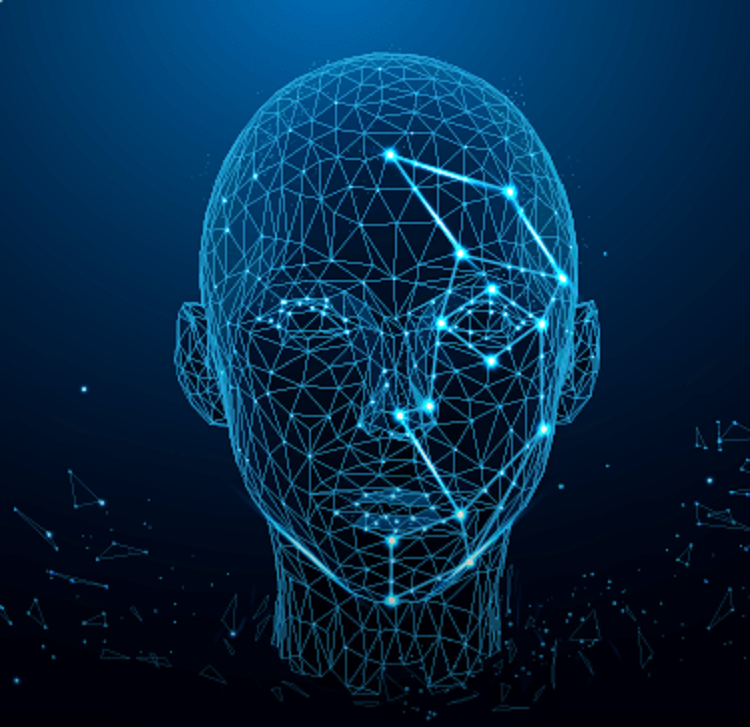
#> input picture image/nhan-dien-khuon-mat-khong.jpg, 750 x 727 px, found by its file name
$ python face_recognition.py   (older library calls are emulated)
#> lines starting #> are read from the running program, lines starting #| are printed output that depends on the picture
from tkinter import *
from tkinter import ttk
from PIL import  Image,ImageTk
from tkinter import messagebox
import mysql.connector
from time import strftime
from datetime import datetime
import cv2
import os
import numpy as np

class Face_Recognition:
    def __init__(self,root):
        self.root = root
        self.root.geometry("1530x790+0+0")
        self.root.title("face Recognition System")


        title_lbl=Label(self.root, text = "NHẬN DẠNG KHUÔN MẶT", font=("time new roman", 35,"bold"),bg="white")
        title_lbl.place(x=0, y=0, width=1530, height=45)

        # hinh 1
        img_top = Image.open(r"image\nhan-dien-khuon-mat-khong.jpg")
#> img_top is the input picture: PIL image 750x727 RGB; mean R, G, B 4.3, 41.6, 71.6
        img_top = img_top.resize((650,700), Image.ANTIALIAS)
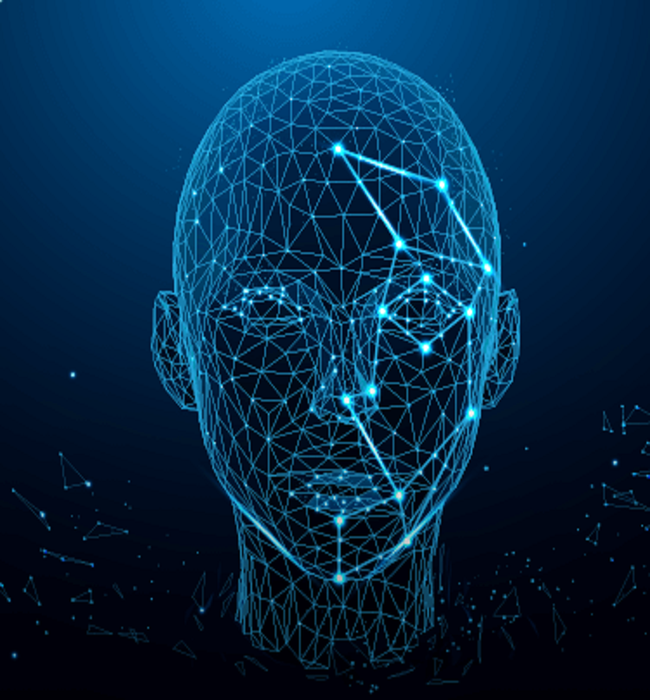
#> img_top: PIL image 650x700 RGB; mean R, G, B 4.4, 41.6, 71.6
        self.photoimg_top = ImageTk.PhotoImage(img_top)

        f_lbl = Label(self.root, imge = self.photoimg_top)
        f_lbl.place(x = 0, y = 55, width = 650, height = 700)

        # hinh 2
        img_bottom = Image.open(r"image\cong-nghe-nhan-dien-khuon-mat.jpg")
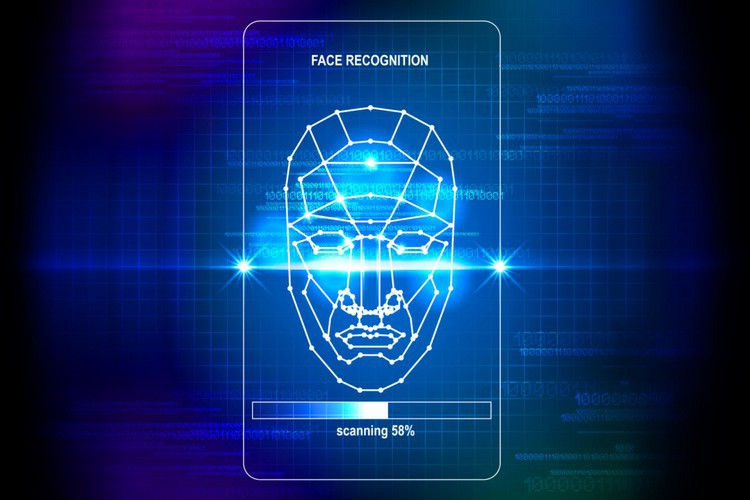
#> input picture image/cong-nghe-nhan-dien-khuon-mat.jpg, 750 x 500 px, found by its file name
#> img_bottom is the input picture: PIL image 750x500 RGB; mean R, G, B 12.9, 46.9, 105.8
        img_bottom = img_bottom.resize((650, 700), Image.ANTIALIAS)
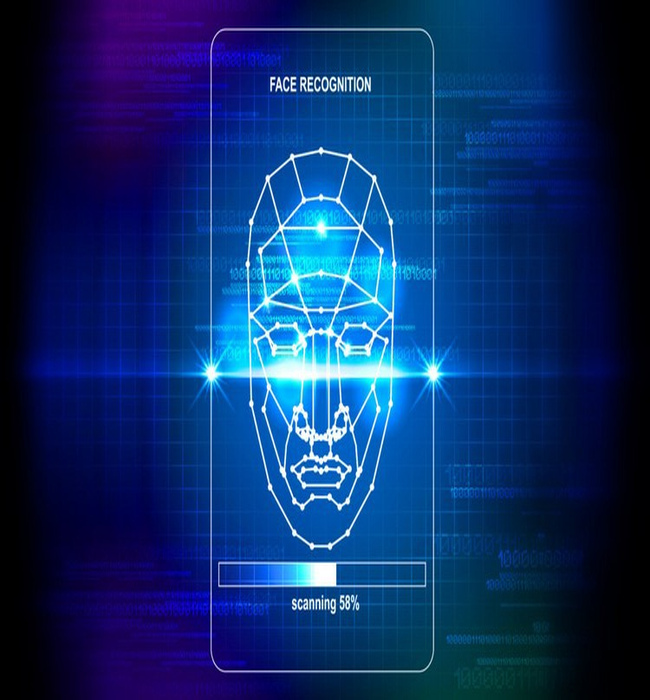
#> img_bottom: PIL image 650x700 RGB; mean R, G, B 12.9, 46.9, 105.7
        self.photoimg_bottom = ImageTk.PhotoImage(img_top)

        f_lbl = Label(self.root, imge=self.photoimg_bottom)
        f_lbl.place(x=650, y=55, width=950, height=700)

        #button
        b1_1 = Button(f_lbl, text = "Face Recognition", cursor="hand2", font=("time new roman", 18, "bold"), bg="red", fg="white")
        b1_1.place(x= 350, y = 600,width=200, height=40)

        # ========================attendance============================

        # [58 lines left out: functions mark_attendance, face_recog, not called in this run]

        def recognotize(img,clf,faceCascade):
            coord = draw_boundray(img,faceCascade, 1.1, 10, (255,25,255),"Face",clf)
            return img
#> (the run stopped early here; a loop or call above may not have finished)
